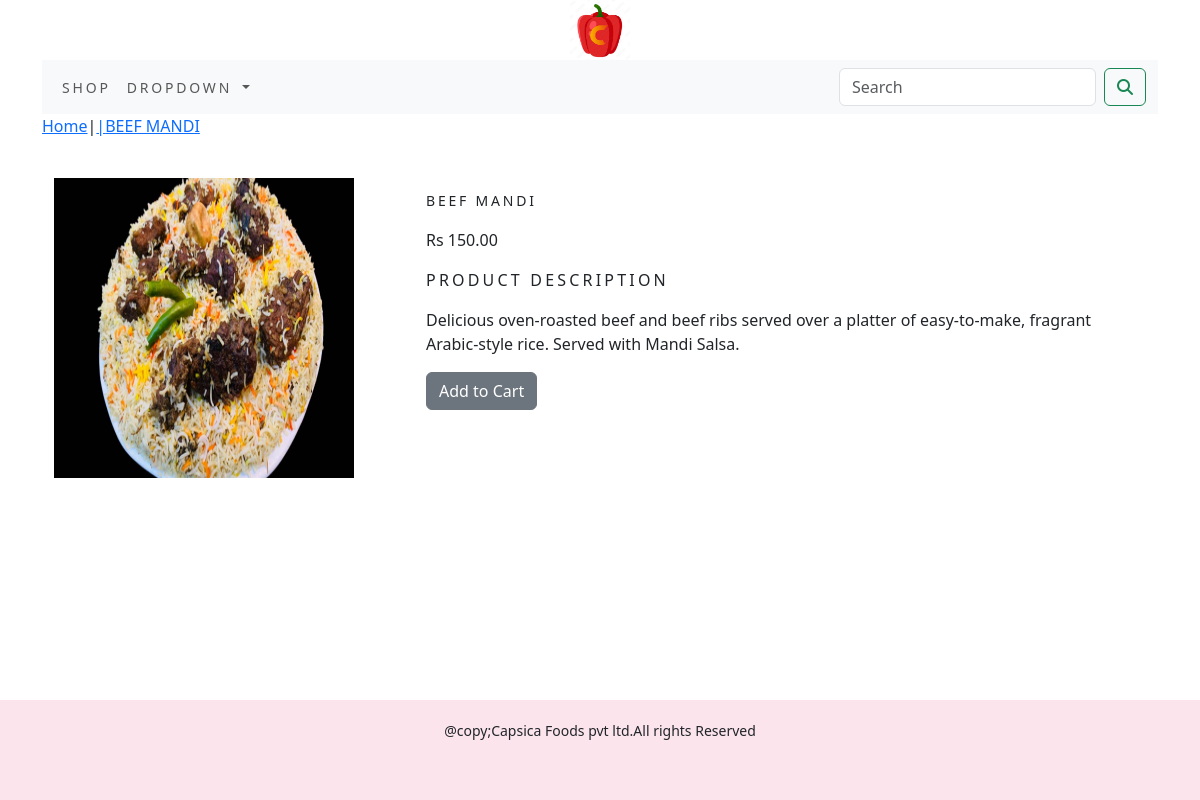
The page /shop/non-veg/beef-mandi on the database its author committed.
### shopapp/models.py (models this page shows, shortened)
class Product(models.Model):
    name=models.CharField(max_length=200,unique=True)
    slug=models.SlugField(max_length=200,unique=True)
    desc=models.TextField(blank=True)
    price=models.DecimalField(max_digits=10,decimal_places=2)
    category=models.ForeignKey(Category,on_delete=models.CASCADE)
    img=models.ImageField(upload_to='pimg',blank=True)
    stock=models.IntegerField()
    available=models.BooleanField(default=True)
    created=models.DateTimeField(auto_now_add=True)
    updated=models.DateTimeField(auto_now=True)
    class Meta:
        ordering=('name',)
        verbose_name='product'
        verbose_name_plural='products'

### shopapp/views.py (the view)
# urls.py: path('<slug:c_slug>/<slug:p_slug>', views.Prod_Detail, name='Prod_Cat_Detail')
def Prod_Detail(request,c_slug,p_slug):
    try:
        product=Product.objects.all().get(category__slug=c_slug,slug=p_slug)
    except Exception as e:
        raise e
    return render(request,'product.html',{'product':product})

### cart/context_processors.py (called while the page is built)
def counter(request):
    item_count=0
    if 'admin' in request.path:
        return {}
    else:
        try:
            cart=Cart.objects.filter(cart_id=_cart_id(request))
            car_items=CartItem.objects.all().filter(cart=cart[:1])
            for cart_items in car_items:
                item_count +=cart_items.quantity
        except Cart.DoesNotExist:
            item_count=0
    return dict(item_count=item_count)

### cart/views.py (called while the page is built)
def _cart_id(request):
    cart=request.session.session_key
    if not cart:
        cart=request.session.create()
    return cart

### shopapp/context_processors.py (called while the page is built)
def menu_links(request):
    links=Category.objects.all()
    return dict(links=links)

### shopapp/models.py (called while the page is built)
    def get_url(self):
        return reverse('shopapp:products_by_category',args=[self.slug])

### templates/product.html (shortened to what this page needs)
{% extends 'base.html' %}
{% load static %}
{% block content %}
<div>
    <div>
        <p><a href="{% url 'shopapp:All_Prod_Cat' %}">Home</a>|<a href="{{product.category.get_url}}">|{{product.name}}</a> </p>
    </div>
</div>
<br>
<div class="container">
    <div class="row">
        <div class="col-md-4">
            <img src="{{product.img.url}}" alt="{{product.name}}" height="300" width="300">
        </div>
        <div class="col-md-8">
        <h3 class="my_prod_title">{{product.name}}</h3>
        <p>Rs {{product.price}}</p>
        <p class="my_title">Product Description</p>
        <p class="text-justify my_prod_text">{{product.desc}}</p>
        {% if product.stock <= 0 %}
        <p class="text-justify my_prod_text"><b>Out of Stock</b></p>
        {% else %}
        <a class="btn btn-secondary" href="{% url 'cart:add_cart' product.id %}">Add to Cart</a>
        {% endif %}
    </div>
    </div>
</div>
</div>
{% endblock %}

### static/css/custom.css (style rules this page uses)
body { font-family: 'Oswald', sans-serif; }
.my_title { font-size:16px; text-transform:uppercase; letter-spacing:.2em; }
.my_prod_title { font-size:14px; text-transform:uppercase; letter-spacing:.2em; padding-top:15px; padding-bottom:10px; }
.my_prod_text { padding-right:20px; }

### rows shown on the page
Product: name "BEEF MANDI", img (picture), price "150.00", desc "Delicious oven-roasted beef and beef ribs served over a platter of easy-to-make, fragrant Arabic-style rice. Served with Mandi Salsa."
